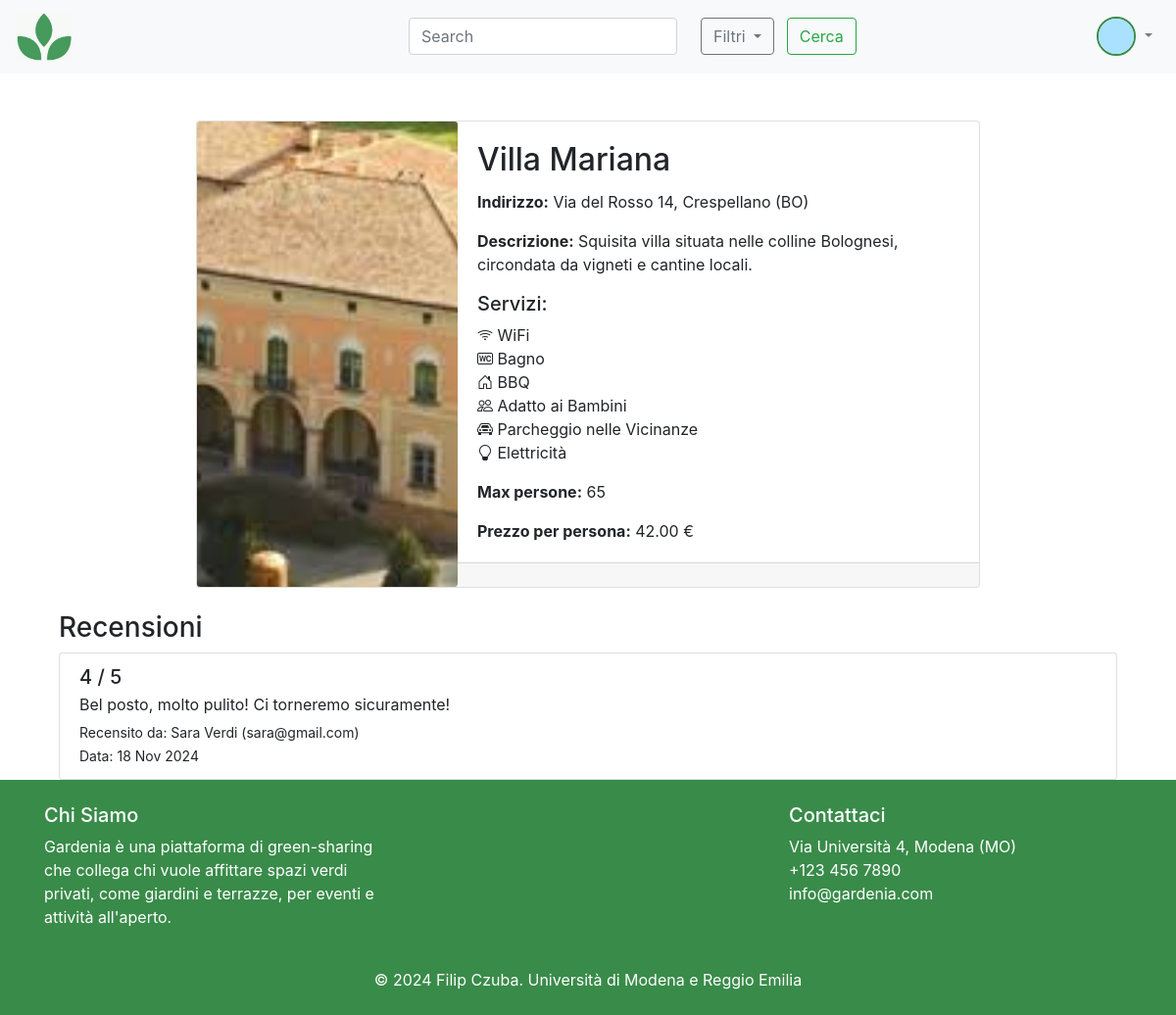
The app's page /post/3/ (signed in) with its own data.
### accounts/models.py (models this page shows, shortened)
class CustomUser(AbstractUser):
    USER_TYPE_CHOICES = [
        ('landlord', 'Landlord'),
        ('renter', 'Renter'),
    ]
    username = None
    name = models.CharField(max_length=30, blank=True)
    surname = models.CharField(max_length=30, blank=True)
    user_type = models.CharField(max_length=10, choices=USER_TYPE_CHOICES, default='renter')
    address = models.CharField(max_length=255, blank=True)
    description = models.CharField(max_length=400, null=True, blank=True)
    phone_number = models.CharField(max_length=20, blank=True)
    profile_picture = models.ImageField(upload_to=user_profile_directory_path, default='assets/default_user.png')
    email = models.EmailField(unique=True)
    objects = CustomUserManager()
    EMAIL_FIELD = 'email'
    USERNAME_FIELD = 'email'
    REQUIRED_FIELDS = ['name', 'surname', 'user_type']  # Fields required during user creation
    groups = models.ManyToManyField(
        'auth.Group',
        related_name='customuser_set',
        blank=True,
        help_text='The groups this user belongs to.',
        verbose_name='groups'
    )
    user_permissions = models.ManyToManyField(
        'auth.Permission',
        related_name='customuser_set',
        blank=True,
        help_text='Specific permissions for this user.',
        verbose_name='user permissions'
    )
    def __str__(self):
        return f"{self.name} {self.surname} ({self.email})" if self.name and self.surname else self.email

### posts/models.py (models this page shows, shortened)
class Post(models.Model):
    title = models.CharField(max_length=100)
    description = models.TextField()
    address = models.CharField(max_length=255)
    landlord = models.ForeignKey(settings.AUTH_USER_MODEL, on_delete=models.CASCADE)
    wifi = models.BooleanField(default=False)
    bathroom = models.BooleanField(default=False)
    bbq = models.BooleanField(default=False)
    pool = models.BooleanField(default=False)
    kid_friendly = models.BooleanField(default=False)
    parking = models.BooleanField(default=False)
    electricity = models.BooleanField(default=False)
    max_people = models.PositiveIntegerField(default=20)  # Default 20
    price_per_person = models.DecimalField(max_digits=10, decimal_places=2, null=False,default=100)
    image = models.ImageField(upload_to='posts/', default='assets/logo_greyscale.png')
    created_at = models.DateTimeField(auto_now_add=True)
    updated_at = models.DateTimeField(auto_now=True)

### reviews/models.py (models this page shows, shortened)
class Review(models.Model):
    RATING_CHOICES = [(i, str(i)) for i in range(1, 6)]
    renter = models.ForeignKey(settings.AUTH_USER_MODEL, on_delete=models.CASCADE)
    post = models.ForeignKey(Post, on_delete=models.CASCADE)
    rent_request = models.ForeignKey(RentRequest, on_delete=models.CASCADE)
    rating = models.PositiveIntegerField(choices=RATING_CHOICES)
    review_text = models.TextField()
    created_at = models.DateTimeField(auto_now_add=True)

### posts/views.py (the view)
# urls.py: path('post/<int:pk>/', PostDetailView.as_view(), name='post_detail'),
class PostDetailView(DetailView):
    model = Post
    template_name = 'posts/post_detail.html'
    context_object_name = 'post'
    def get_context_data(self, **kwargs):
        context = super().get_context_data(**kwargs)
        context['rent_requests'] = self.object.rent_requests.all()
        context['reviews'] = Review.objects.filter(post=self.object)  # Prendi le recensioni al post
        return context

### posts/templates/posts/post_detail.html (shortened to what this page needs)
{% extends 'basebs.html' %}
{% load static %}
{% block content %}
<link rel="stylesheet" href="https://cdn.jsdelivr.net/npm/bootstrap-icons@1.10.5/font/bootstrap-icons.css">
<div class="container mt-5">
    <div class="card mb-3" style="max-width: 800px; margin: auto;">
        <div class="row no-gutters">
            <div class="col-md-4">
                <img src="{{ post.image.url }}" class="card-img" alt="{{ post.title }}" style="object-fit: cover; height: 100%;">
            </div>
            <div class="col-md-8">
                <div class="card-body">
                    <h2 class="card-title">{{ post.title }}</h2>
                    <p class="card-text"><strong>Indirizzo:</strong> {{ post.address }}</p>
                    <p class="card-text"><strong>Descrizione:</strong> {{ post.description }}</p>
                    <div class="mb-3">
                        <h5>Servizi:</h5>
                        <ul class="list-unstyled">
                            {% if post.wifi %}
                                <li><i class="bi bi-wifi"></i> WiFi</li>
                            {% endif %}
                            {% if post.bathroom %}
                                <li><i class="bi bi-badge-wc"></i> Bagno</li>
                            {% endif %}
                            {% if post.bbq %}
                                <li><i class="bi bi-house-door"></i> BBQ</li>
                            {% endif %}
                            {% if post.kid_friendly %}
                                <li><i class="bi bi-people"></i> Adatto ai Bambini</li>
                            {% endif %}
                            {% if post.parking %}
                                <li><i class="bi bi-car-front"></i> Parcheggio nelle Vicinanze</li>
                            {% endif %}
                            {% if post.electricity %}
                                <li><i class="bi bi-lightbulb"></i> Elettricità</li>
                            {% endif %}
                        </ul>
                    </div>
                    <p class="card-text"><strong>Max persone:</strong> {{ post.max_people }}</p>
                    <p class="card-text"><strong>Prezzo per persona:</strong> {{ post.price_per_person }} €</p>
                </div>
                <div class="card-footer">
                </div>
            </div>
        </div>
    </div>
    <div class="container mt-4">
        <h3>Recensioni</h3>
        {% if reviews %}
            <div class="list-group">
                {% for review in reviews %}
                    <div class="list-group-item">
                        <h5 class="mb-1"> {{ review.rating }} / 5</h5>
                        <p class="mb-1">{{ review.review_text }}</p>
                        <small>Recensito da: {{ review.renter }}</small>
                        <br>
                        <small>Data: {{ review.created_at|date:"d M Y" }}</small>
                    </div>
                {% endfor %}
            </div>
        {% else %}
            <p class="text-muted">Nessuna recensione ancora!</p>
        {% endif %}
    </div>
</div>
{% endblock %}

### templates/basebs.html (shortened to what this page needs)
<!DOCTYPE html>
<html lang="en">
<head>
    {% block head %}
        <link rel="stylesheet" href="https://cdn.jsdelivr.net/npm/bootstrap@4.6.1/dist/css/bootstrap.min.css">
    {% endblock %}
    {% load crispy_forms_tags %}
    {% load static %}
</head>
<body>
<header class="top-bar">
    <nav class="navbar navbar-expand-lg navbar-light bg-light">
        <a class="navbar-brand" href="{% url 'home' %}">
            <img src="{% static 'assets/logo.png' %}" alt="logo" style="width: 15%; height: auto;">
        </a>
        <form class="form-inline my-2 my-lg-0" method="GET" action="{% url 'home' %}">
            <input class="form-control mr-sm-2" type="search" name="q" placeholder="Search" aria-label="Search" value="{{ request.GET.q }}">
            <div class="dropdown ml-3">
                <button class="btn btn-outline-secondary dropdown-toggle" type="button" id="filterDropdown" data-toggle="dropdown" aria-haspopup="true" aria-expanded="false">
                    Filtri
                </button>
                        <button type="submit" class="btn btn-outline-success mx-2">Cerca</button>
                    </form>
        <div class="ml-auto">
            {% if user.is_authenticated %}
            <ul class="navbar-nav">
                <li class="nav-item dropdown">
                    <a class="nav-link dropdown-toggle" href="#" id="navbarDropdown" role="button" data-toggle="dropdown" aria-haspopup="true" aria-expanded="false">
                        <img src="{% if user.profile_picture %}{{ user.profile_picture.url }}{% else %}{% static 'assets/default_user.png' %}{% endif %}" alt="User Profile" class="rounded-circle" style="width: 40px; height: 40px; border: 2px solid #398b49;">
                    </a>
                </li>
            </ul>
            {% else %}
            <a class="btn btn-outline-success my-2 my-sm-0" href="{% url 'login' %}">Login</a>
            <a class="btn btn-outline-secondary my-2 my-sm-0" href="{% url 'register' %}">Registrati</a>
            {% endif %}
        </div>
    </nav>
</header>
    <main>
        {% block content %}
        {% endblock %}
    </main>
    <footer class="text-white py-4">
        <div class="container">
            <div class="row">
                <div class="col-md-4">
                    <h5>Chi Siamo</h5>
                    <p>Gardenia è una piattaforma di green-sharing che collega chi vuole affittare spazi verdi privati, come giardini e terrazze, per eventi e attività all'aperto.</p>
                </div>
                <div class="col-md-4"></div>
                <div class="col-md-4">
                    <h5>Contattaci</h5>
                    <ul class="list-unstyled">
                        <li>Via Università 4, Modena (MO) </li>
                        <li> <a href="tel:+1234567890" class="text-white">+123 456 7890</a></li>
                        <li> <a href="mailto:info@example.com" class="text-white">info@gardenia.com</a></li>
                    </ul>
                </div>
            </div>
            <div class="text-center mt-4">
                <p class="mb-0">&copy; 2024 Filip Czuba. Università di Modena e Reggio Emilia</p>
            </div>
        </div>
    </footer>
</body>
</html>

### templates/basebs.html (style rules this page uses)
html, body { height: 100%; }
body { display: flex; flex-direction: column; }
main { flex: 1; }
footer { background-color: #398b49; color: white; }

### records on screen
CustomUser: profile_picture (picture)
Post: image (picture), title "Villa Mariana", address "Via del Rosso 14, Crespellano (BO)", description "Squisita villa situata nelle colline Bolognesi, circondata da vigneti e cantine locali.", max_people "65", price_per_person "42.00"
Review: rating "4", review_text "Bel posto, molto pulito! Ci torneremo sicuramente!", renter "Sara Verdi (sara@gmail.com)", created_at "18 Nov 2024"
